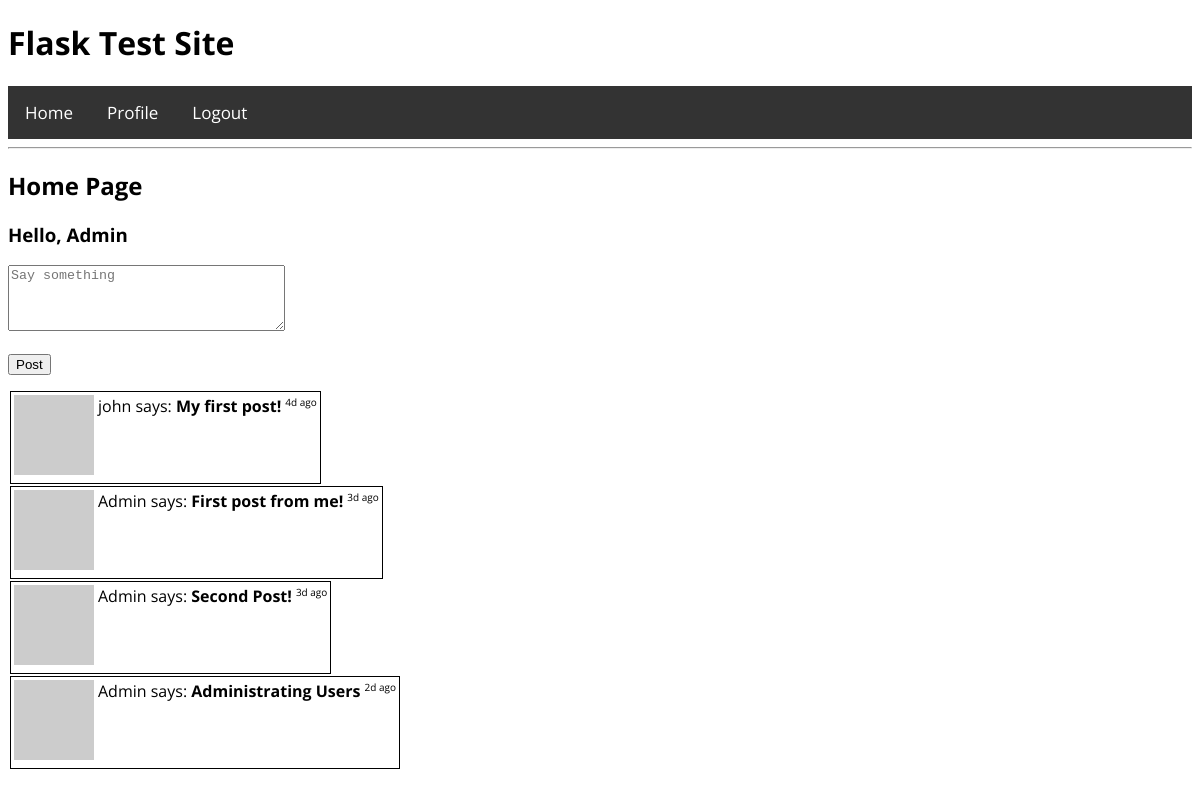
/ (signed in), run on an earlier commit of the app's database.
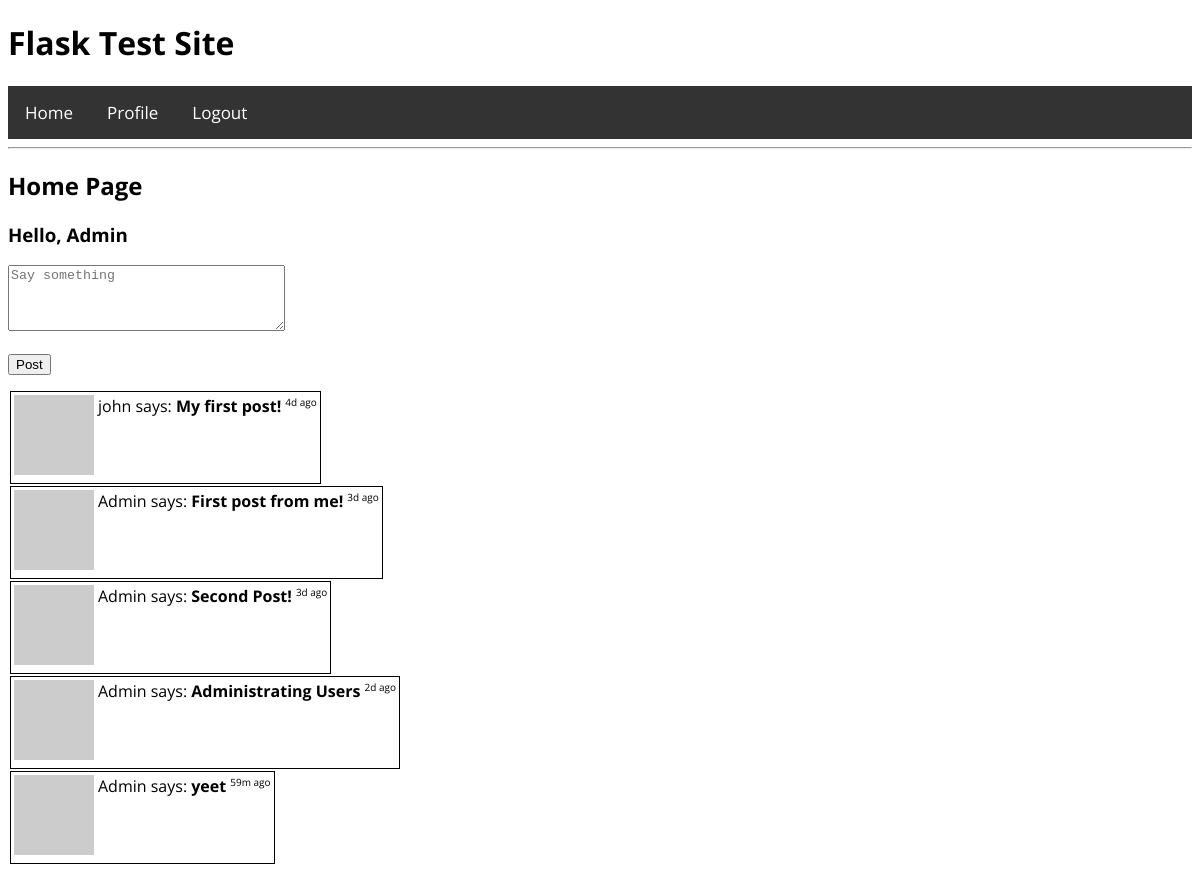
And on a later commit of the database.
### app/models.py (models this page shows, shortened)
class User(UserMixin, db.Model):
    id = db.Column(db.Integer, primary_key=True)
    username = db.Column(db.String(64), index=True, unique=True)
    email = db.Column(db.String(120), index=True, unique=True)
    password_hash = db.Column(db.String(128))
    posts = db.relationship('Post', backref='author', lazy='dynamic')
    def __repr__(self):
        return '<User {}>'.format(self.username)
    def avatar(self, size):
        digest = md5(self.email.lower().encode('utf-8')).hexdigest()
        return 'https://www.gravatar.com/avatar/{}?d=identicon&s{}'.format(digest, size)

class Post(db.Model):
    id = db.Column(db.Integer, primary_key=True)
    body = db.Column(db.String(180))
    timestamp = db.Column(db.DateTime, index=True, default=datetime.utcnow)
    user_id = db.Column(db.Integer, db.ForeignKey('user.id'))
    def get_duration(self, then, now=datetime.utcnow(), interval="default"):
        duration = now - then  # For build-in functions
        duration_in_s = duration.total_seconds()
        def years():
            return divmod(duration_in_s, 31536000)  # Seconds in a year=31536000.
        def days(seconds=None):
            return divmod(seconds if seconds is not None else duration_in_s, 86400)  # Seconds in a day = 86400
        def hours(seconds=None):
            return divmod(seconds if seconds is not None else duration_in_s, 3600)  # Seconds in an hour = 3600
        def minutes(seconds=None):
            return divmod(seconds if seconds is not None else duration_in_s, 60)  # Seconds in a minute = 60
        def seconds(seconds=None):
            if seconds is not None:
                return divmod(seconds, 1)
            return duration_in_s
        def total_duration():
            y = years()
            d = days(y[1])  # Use remainder to calculate next variable
            h = hours(d[1])
            m = minutes(h[1])
            s = seconds(m[1])
            if int(y[0]) != 0:
                return "{}y ago".format(int(y[0]))
            elif int(d[0]) != 0:
                return "{}d ago".format(int(d[0]))
            elif int(h[0]) != 0:
                return "{}h ago".format(int(h[0]))
            elif int(m[0]) != 0:
                return "{}m ago".format(int(m[0]))
            else:
                return "{}s ago".format(int(s[0]))
            return "Time between dates: {} years, {} days, {} hours, {} minutes and {} seconds".format(int(y[0]),
                                                                                                       int(d[0]),
                                                                                                       int(h[0]),
                                                                                                       int(m[0]),
                                                                                                       int(s[0]))
        return {
            'years': int(years()[0]),
            'days': int(days()[0]),
            'hours': int(hours()[0]),
            'minutes': int(minutes()[0]),
            'seconds': int(seconds()),
            'default': total_duration()
        }[interval]

### app/routes.py (the view)
@app.route('/', methods=['GET', 'POST'])
@login_required
def home():
    print(current_user)
    form = PostForm()
    posts = Post.query.all()
    if form.validate_on_submit():
        post = Post(body=form.post.data, author=current_user)
        db.session.add(post)
        db.session.commit()
        flash('Your post in now live')
        return redirect(url_for('home'))
    return render_template('home.html', page_title="Home", posts=posts, form=form)

### app/forms.py
class PostForm(FlaskForm):
    post = TextAreaField('Say Something', validators=[DataRequired(), Length(min=1, max=140)],
                         render_kw={"placeholder": "Say something"})
    submit = SubmitField('Post')

### app/models.py (called while the page is built)
@login.user_loader
def load_user(id):
    return User.query.get(int(id))

### app/templates/home.html (shortened to what this page needs)
{% extends 'layout.html' %}
{% block content %}
<h2>Home Page</h2>
<h3>Hello, {{ current_user.username }}</h3>
<form action="" method="post">
    <p>
        {{ form.post(cols=32, rows=4) }}
    </p>
    <p>{{ form.submit }}</p>
</form>
{% for post in posts %}
    {% include '_post.html' %}
{% endfor %}
{% endblock %}

### app/templates/layout.html (shortened to what this page needs)
<!DOCTYPE html>
<html lang="en">
<head>
    <link rel="stylesheet" href="/static/css/style.css" type="text/css">
</head>
<body>
    {% include 'header.html' %}
    {% include 'nav.html' %}
    <hr>
    {% block content %}
    {% endblock %}
</body>
</html>

### app/templates/header.html
<h1>Flask Test Site</h1>

### app/templates/nav.html (shortened to what this page needs)
<nav>
    <a href="{{url_for('home')}}">Home</a>
    {% if current_user.is_anonymous %}
    <a href="{{url_for('login')}}">Login</a>
    {% else %}
    <a href="{{url_for('user', username=current_user.username) }}">Profile</a>
    <a href="{{url_for('logout')}}">Logout</a>
    {% endif %}
</nav>

### app/templates/_post.html
<table style="border: 1px solid black; margin: 2px;">
    <tr valign="top">
        <td><img src="{{ post.author.avatar(36) }}"></td>
        <td>{{ post.author.username }} says: <b>{{ post.body }}</b></td>
        <td style="font-size: 10px;">{{ post.get_duration(post.timestamp) }}</td>
    </tr>
</table>

### app/static/css/style.css (style rules this page uses)
html { font-family: 'Open Sans'; }
nav { background-color: #333333; width: 100%; top: 0; overflow: hidden; position: sticky; }
nav a { float: left; padding: 14px 16px; text-decoration: none; font-size: 17px; margin: 1px; display: block; width: auto; color: white; }

What changed in the data, as far as the page shows it:
added Post: author.username "Admin", body "yeet", get_duration "59m ago"
